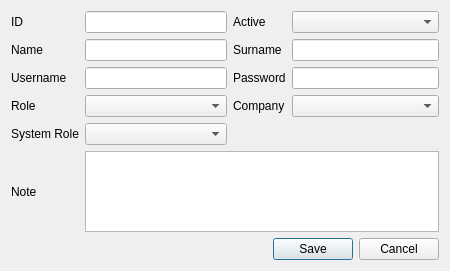
<?xml version="1.0" encoding="UTF-8"?>
<ui version="4.0">
 <class>EmployeeDialog</class>
 <widget class="QDialog" name="EmployeeDialog">
  <property name="geometry">
   <rect>
    <x>0</x>
    <y>0</y>
    <width>450</width>
    <height>271</height>
   </rect>
  </property>
  <property name="minimumSize">
   <size>
    <width>450</width>
    <height>270</height>
   </size>
  </property>
  <property name="maximumSize">
   <size>
    <width>450</width>
    <height>298</height>
   </size>
  </property>
  <property name="windowTitle">
   <string notr="true">Dialog</string>
  </property>
  <layout class="QGridLayout" name="gridLayout">
   <item row="0" column="3">
    <widget class="QComboBox" name="activeCombobox"/>
   </item>
   <item row="0" column="2">
    <widget class="QLabel" name="activeLabel">
     <property name="text">
      <string>Active</string>
     </property>
    </widget>
   </item>
   <item row="0" column="1">
    <widget class="QLineEdit" name="idText">
     <property name="readOnly">
      <bool>true</bool>
     </property>
    </widget>
   </item>
   <item row="0" column="0">
    <widget class="QLabel" name="idLabel">
     <property name="text">
      <string>ID</string>
     </property>
    </widget>
   </item>
   <item row="3" column="1">
    <widget class="QComboBox" name="roleCombobox"/>
   </item>
   <item row="1" column="3">
    <widget class="QLineEdit" name="surnameText"/>
   </item>
   <item row="3" column="2">
    <widget class="QLabel" name="companyLabel">
     <property name="text">
      <string>Company</string>
     </property>
    </widget>
   </item>
   <item row="1" column="0">
    <widget class="QLabel" name="nameLabel">
     <property name="text">
      <string>Name</string>
     </property>
    </widget>
   </item>
   <item row="1" column="1">
    <widget class="QLineEdit" name="nameText"/>
   </item>
   <item row="1" column="2">
    <widget class="QLabel" name="surnameLabel">
     <property name="text">
      <string>Surname</string>
     </property>
    </widget>
   </item>
   <item row="2" column="3">
    <widget class="QLineEdit" name="passwordText">
     <property name="echoMode">
      <enum>QLineEdit::Password</enum>
     </property>
     <property name="clearButtonEnabled">
      <bool>false</bool>
     </property>
    </widget>
   </item>
   <item row="5" column="1" colspan="3">
    <widget class="QTextEdit" name="noteText">
     <property name="acceptRichText">
      <bool>false</bool>
     </property>
    </widget>
   </item>
   <item row="2" column="2">
    <widget class="QLabel" name="passwordLabel">
     <property name="text">
      <string>Password</string>
     </property>
    </widget>
   </item>
   <item row="3" column="0">
    <widget class="QLabel" name="roleLabel">
     <property name="text">
      <string>Role</string>
     </property>
    </widget>
   </item>
   <item row="2" column="0">
    <widget class="QLabel" name="usernameLabel">
     <property name="text">
      <string>Username</string>
     </property>
    </widget>
   </item>
   <item row="5" column="0">
    <widget class="QLabel" name="noteLabel">
     <property name="text">
      <string>Note</string>
     </property>
    </widget>
   </item>
   <item row="2" column="1">
    <widget class="QLineEdit" name="usernameText"/>
   </item>
   <item row="3" column="3">
    <widget class="QComboBox" name="companyCombobox"/>
   </item>
   <item row="4" column="1">
    <widget class="QComboBox" name="sysroleCombobox"/>
   </item>
   <item row="4" column="0">
    <widget class="QLabel" name="sysroleLabel">
     <property name="text">
      <string>System Role</string>
     </property>
    </widget>
   </item>
   <item row="6" column="2" colspan="2">
    <layout class="QHBoxLayout" name="horizontalLayout">
     <item>
      <spacer name="horizontalSpacer">
       <property name="orientation">
        <enum>Qt::Horizontal</enum>
       </property>
       <property name="sizeHint" stdset="0">
        <size>
         <width>40</width>
         <height>20</height>
        </size>
       </property>
      </spacer>
     </item>
     <item>
      <widget class="QPushButton" name="saveButton">
       <property name="text">
        <string>Save</string>
       </property>
      </widget>
     </item>
     <item>
      <widget class="QPushButton" name="cancelButton">
       <property name="text">
        <string>Cancel</string>
       </property>
      </widget>
     </item>
    </layout>
   </item>
  </layout>
 </widget>
 <tabstops>
  <tabstop>nameText</tabstop>
  <tabstop>surnameText</tabstop>
  <tabstop>usernameText</tabstop>
  <tabstop>passwordText</tabstop>
  <tabstop>roleCombobox</tabstop>
  <tabstop>companyCombobox</tabstop>
  <tabstop>sysroleCombobox</tabstop>
  <tabstop>noteText</tabstop>
  <tabstop>activeCombobox</tabstop>
  <tabstop>saveButton</tabstop>
  <tabstop>cancelButton</tabstop>
  <tabstop>idText</tabstop>
 </tabstops>
 <resources/>
 <connections/>
</ui>
